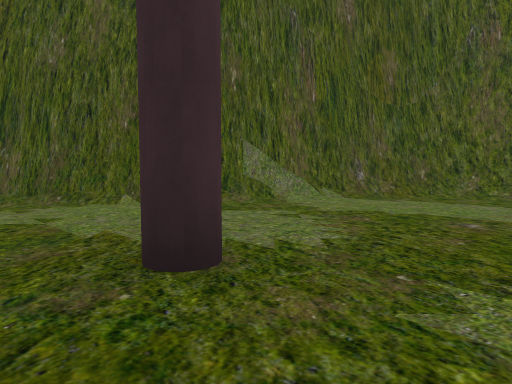
view 1 (above)

24 first-person views from a walk through a Unity game level. The camera is 1.2 m above the floor, tilts 4° down and sees 70° across. The floor is counted in squares, 2 m on a side. Each view is taken from the middle of a square. On the plan, view 1 faces up. The plan holds only what a view shows up to about 10 squares ahead; the rest is blank. The place goes on beyond the plan. Some surface patterns are stand-ins.

view 2
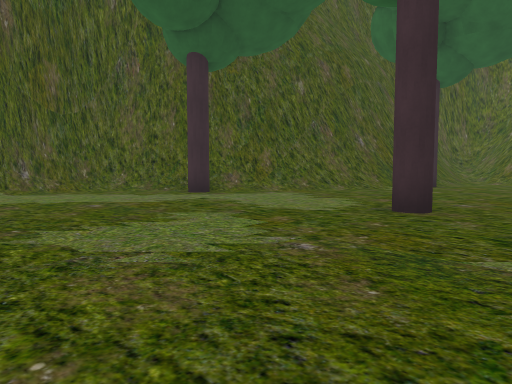

view 3
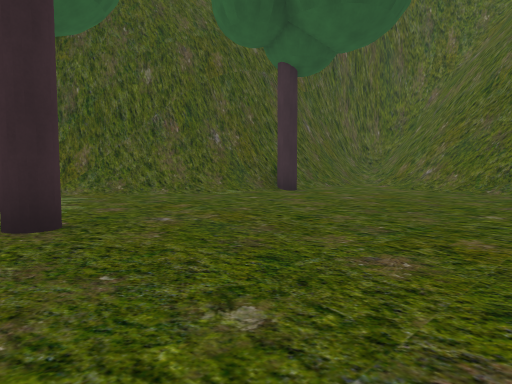

view 4
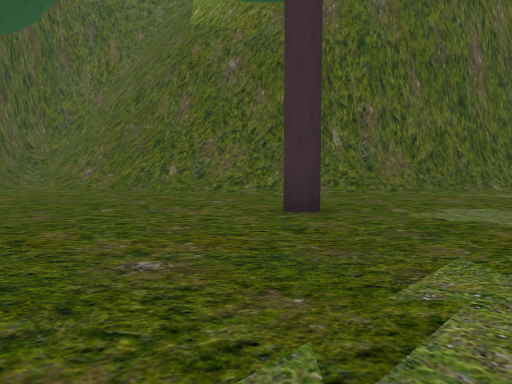

view 5
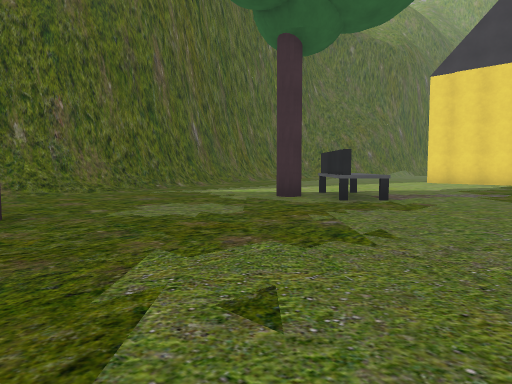

view 6
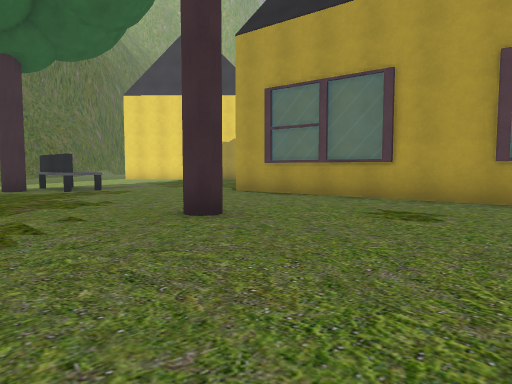

view 7
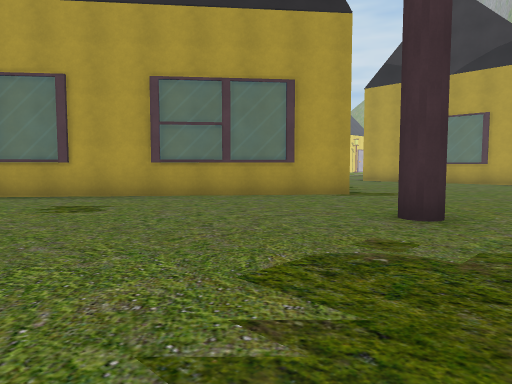

view 8
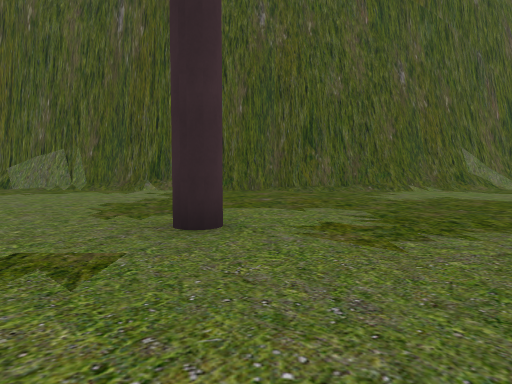

view 9
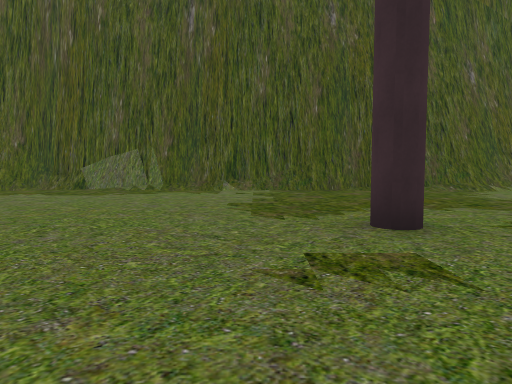

view 10
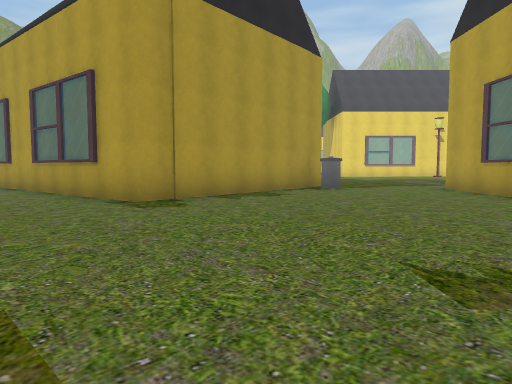

view 11
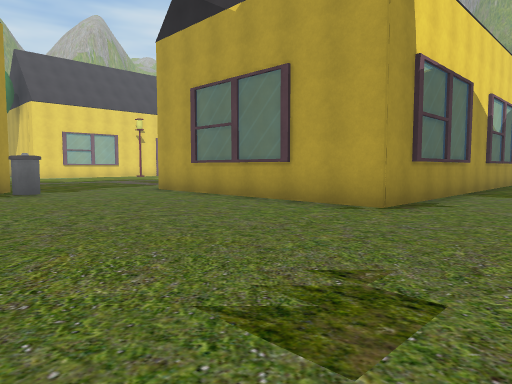

view 12
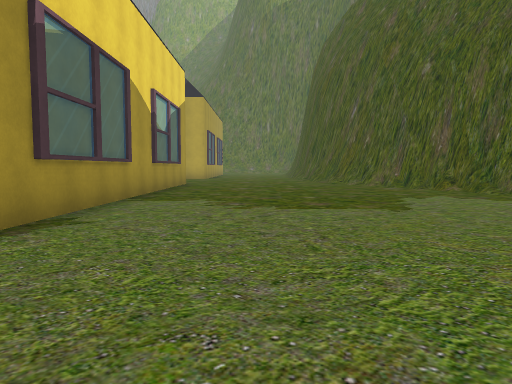

view 13
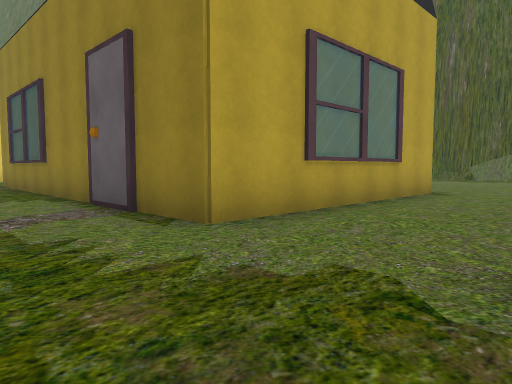

view 14
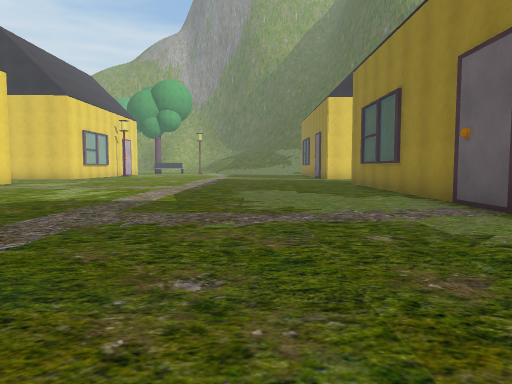

view 15
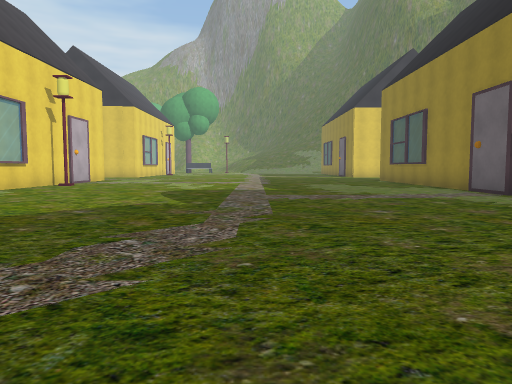

view 16
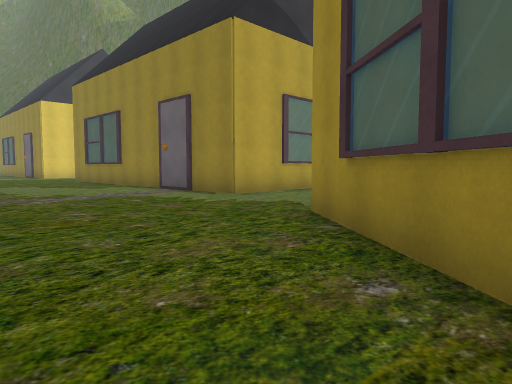

view 17
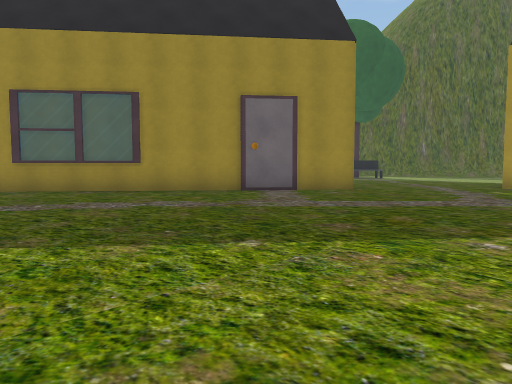

view 18
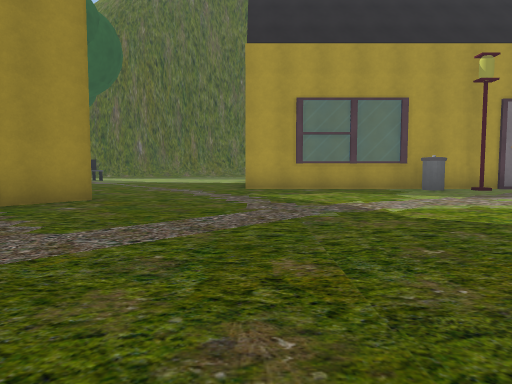

view 19
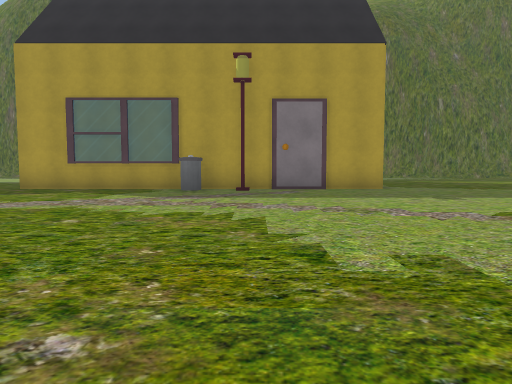

view 20
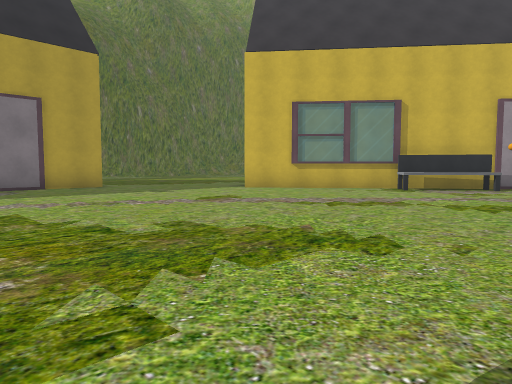

view 21
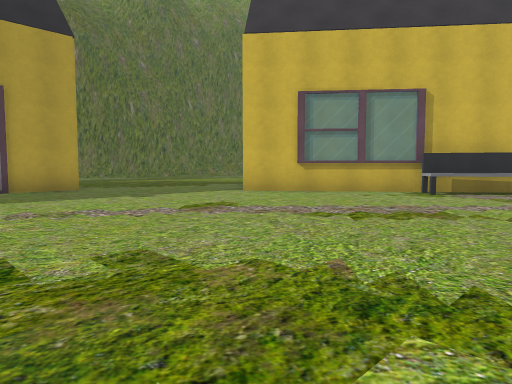

view 22
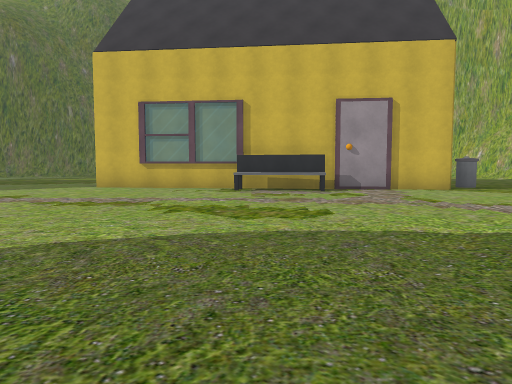

view 23
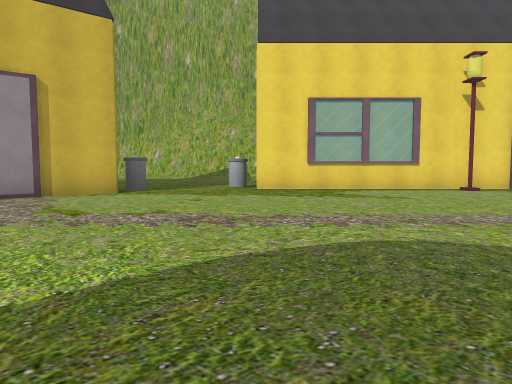

view 24
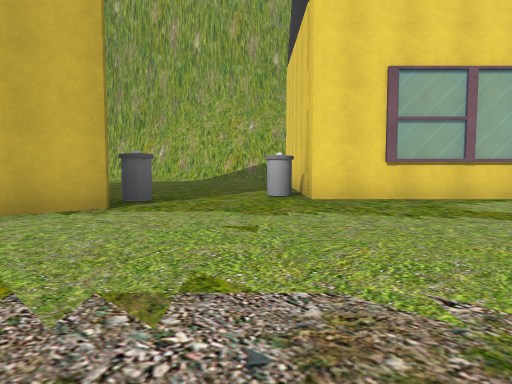

### Floor plan
Key: @ floor where view 1 was taken; # wall or solid block; . floor; / step, stairs or slope; T tree; B bench; P plank; H house; L lamp; O other object.
Columns run from 18 left of view 1 to 14 right of it. Each row starts with its distance up from view 1.
  8                   ######
  7    ################//./##
  6  ## ......////////...../##
  5 ##.....................T/##
  4 ........................./####
  3 ..........................//##
  2 .................T...........T/
  1 ...........T.... ................
  0 ...............   @....T......../
 -1 ...............   ............./#
 -2 ...............................##
 -3 HHHHHHHH.........T.............##
 -4        H.......................#
 -5        H....................../#
 -6        H......#P...........T../#
 -7        H.....## P.....T......./#
 -8 HHHHHHHH....##   P.............#
 -9 ..........O##     #P...........#
-10 ..........###     ##P..........#
-11 ...........P##       #...BBT...##
-12 .............##        ...BB.. .#
-13 ..............##       ......
-14 ...............##       ....
-15 ................## ...  ...
-16 .................#....  ..
-17 ......................
-18 ......................
-19    ....  ............H
-20    ...   ............H
-21    HH    ............H
-22                ......H
-23              .......OH
-24           ...........H
-25           ..........LH
-26           ...........HH
-27        ..............HH
-28        ..............HH
-29        ...............
-30       ................
-31      .................
-32      ............P#
-33     ..........BP#
-34    ..........BP##
-35    .........B###
-36   ..........##
-37  ..........##
-38  .L.......O
-39 HHHHHHHHO...
-40        H....
-41        H....
-42        H...

Positions as (right, up) in squares from view 1, and headings:
1: (0, 0), facing up
2: (0, -2), facing up-right
3: (4, -4), facing up-right
4: (4, -5), facing right
5: (4, -5), facing down-right
6: (3, -2), facing down
7: (3, -1), facing down-left
8: (-6, -3), facing up
9: (-8, -3), facing up
10: (-6, 1), facing down
11: (-6, 0), facing down-left
12: (-8, 0), facing left
13: (-8, -11), facing up-left
14: (-8, -12), facing left
15: (-5, -14), facing left
16: (-5, -14), facing up-left
17: (-9, -21), facing up-right
18: (-7, -19), facing right
19: (-7, -25), facing right
20: (-8, -24), facing down-right
21: (-7, -25), facing down-right
22: (-11, -27), facing down-right
23: (-11, -29), facing down
24: (-10, -32), facing down
